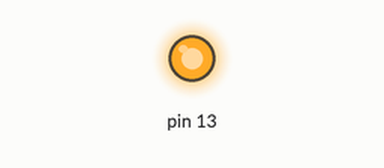
This sketch was run on a simulated Arduino Uno, built with avr-gcc and run on an emulated ATmega328P. Parts: output pins drawn as LEDs (lit = HIGH).

Above: at 0.1 s.
At 5.1 s:
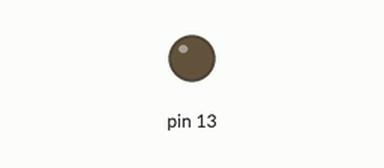
Timing chart, 0 to 6.6 s (numbered marks = the images above):
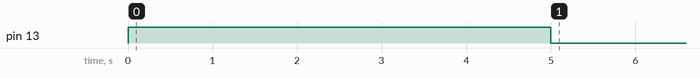

The sketch:

01_led_turnonandoff.ino
```cpp
// Turn on/off No13 LED

void setup() {
  // put your setup code here, to run once:

  // Set 13pin as OUTPUT
  pinMode(13,OUTPUT);

  // Turn on LED for 1 sec, and turn off for 1 sec
  digitalWrite(13,HIGH); // High = 5V
  delay(5000); // 1000 = 1sec
  digitalWrite(13,LOW); // Low = 0v
  delay(5000);

}

void loop() {
  // put your main code here, to run repeatedly:

}
```
